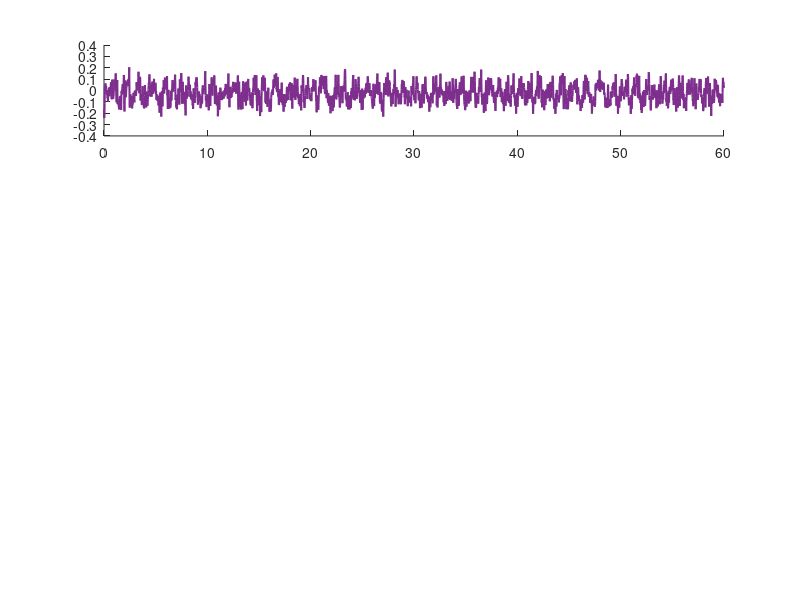

MATLAB code for this plot: (Note: this script raises an error after producing the figure.)
% Load the data
dataStruct = load('MPC_up_up_equili.mat');
data = dataStruct.ans';

% Extract columns
time         = data(:, 1);
u_input      = data(:, 2);
reference    = data(:, 3);
meas_1       = data(:, 4);
meas_2_abs   = data(:, 5);
est_1        = data(:, 6);
est_2        = data(:, 7);
est_speed_1  = data(:, 8);
est_speed_2  = data(:, 9);

% Create figure
figure('Name', 'Double Pendulum MPC', 'Position', [100, 100, 850, 850]);

% 1. Control Input (Bounded & Saturated)
subplot(4, 1, 1);
hold on;
plot(time, u_input, 'Color', [0.4940 0.1840 0.5560], 'LineWidth', 1.5);
% Add saturation boundary lines
yline(1, 'r--', 'Max (+1)', 'LineWidth', 1.5, 'LabelHorizontalAlignment', 'left');
yline(-1, 'r--', 'Min (-1)', 'LineWidth', 1.5, 'LabelHorizontalAlignment', 'left');
hold off;
ylim([-1.2, 1.2]); % Force bounds slightly wider than saturation
ylabel('Torque / Input', 'FontWeight', 'bold');
legend('Control Effort', 'Location', 'northeast');
grid on; set(gca, 'XTickLabel', []);

% 2. Link 1 Angle
subplot(4, 1, 2);
hold on;
plot(time, reference, 'k--', 'LineWidth', 1.5);
plot(time, meas_1, 'LineWidth', 1.5, 'Color', [0 0.4470 0.7410]);
plot(time, est_1, '-.', 'LineWidth', 1.5, 'Color', [0.8500 0.3250 0.0980]);
hold off;
ylabel('Link 1 Angle', 'FontWeight', 'bold');
legend('Reference', 'Measured', 'Estimated', 'Location', 'northeast');
grid on; set(gca, 'XTickLabel', []);

% 3. Link 2 Angle
subplot(4, 1, 3);
hold on;
plot(time, meas_2_abs, 'LineWidth', 1.5, 'Color', [0.4660 0.6740 0.1880]);
plot(time, est_2, '-.', 'LineWidth', 1.5, 'Color', [0.6350 0.0780 0.1840]);
hold off;
ylabel('Link 2 Angle', 'FontWeight', 'bold');
legend('Measured (abs)', 'Estimated', 'Location', 'northeast');
grid on; set(gca, 'XTickLabel', []);

% 4. Angular Velocities
subplot(4, 1, 4);
hold on;
plot(time, est_speed_1, 'LineWidth', 1.5);
plot(time, est_speed_2, 'LineWidth', 1.5);
hold off;
xlabel('Time', 'FontWeight', 'bold');
ylabel('Angular Vel', 'FontWeight', 'bold');
legend('Est Velocity 1', 'Est Velocity 2', 'Location', 'northeast');
grid on;

% Add overall title
sgtitle('Double Pendulum MPC: Up-Up Equilibrium Hold', 'FontSize', 15, 'FontWeight', 'bold');
